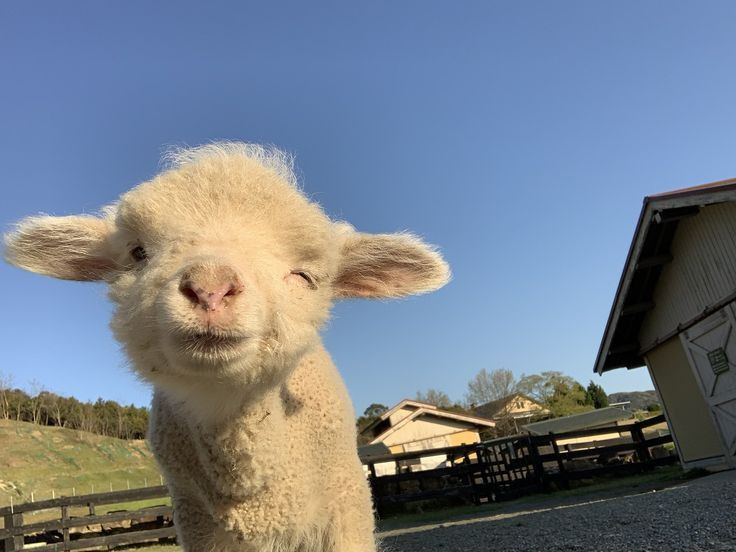
#> input picture foto8.jpeg, 736 x 552 px
$ python fft.py
#> lines starting #> are read from the running program, lines starting #| are printed output that depends on the picture
import cv2
import numpy as np
import matplotlib.pyplot as plt

# Baca gambar grayscale
img = cv2.imread('foto8.jpeg', 0)
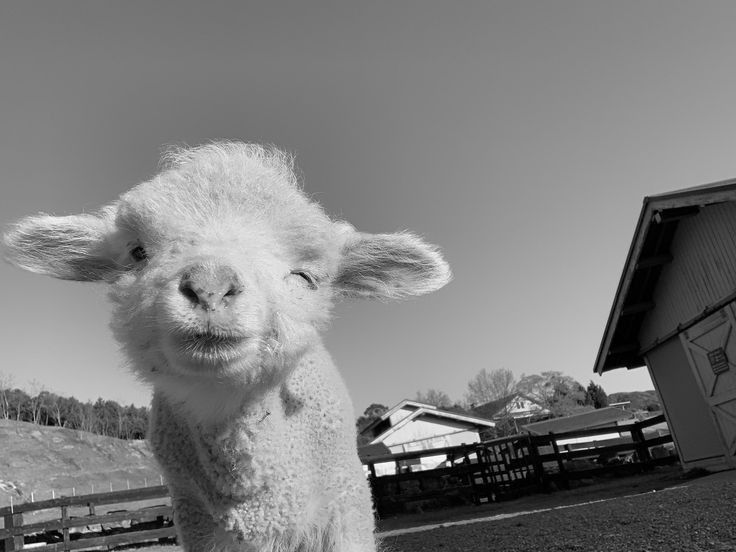
#> img: shape (552, 736); min 0, max 255, mean 125.3
# Lakukan FFT pada gambar
f = np.fft.fft2(img)
fshift = np.fft.fftshift(f)

# Hitung magnitudo spektrum frekuensi
magnitude_spectrum = 20 * np.log(np.abs(fshift))
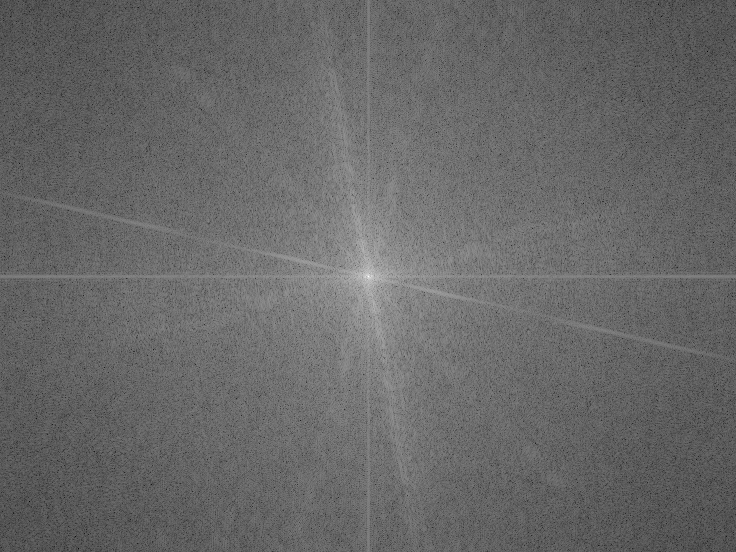
#> magnitude_spectrum: shape (552, 736) float64; min 26.76, max 354.9, mean 160.8; drawn with min black and max white

# Filter frekuensi rendah
rows, cols = img.shape
#> rows = 552; cols = 736
crow, ccol = rows // 2, cols // 2
#> crow = 276; ccol = 368
mask = np.zeros((rows, cols), np.uint8)
mask[crow-30:crow+30, ccol-30:ccol+30] = 1
fshift = fshift * mask

# Geser kembali nol frekuensi ke kiri atas
f_ishift = np.fft.ifftshift(fshift)

# Lakukan inverse FFT untuk mendapatkan gambar yang sudah difilter
img_back = np.fft.ifft2(f_ishift)
img_back = np.abs(img_back)
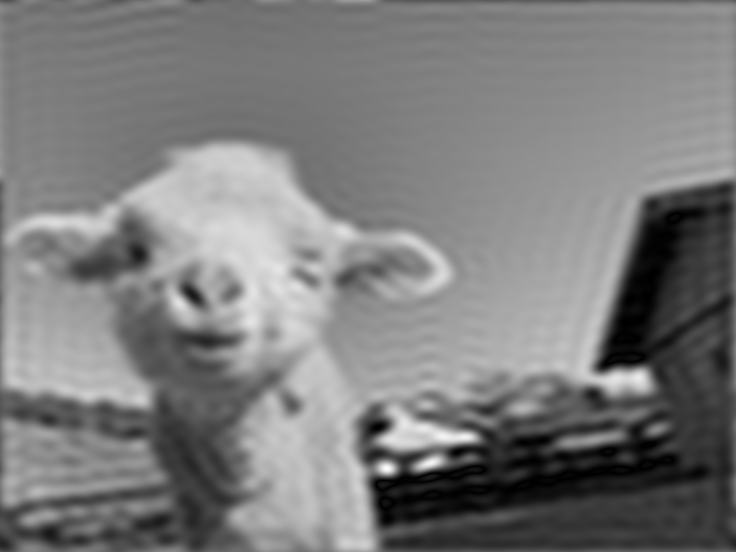
#> img_back: shape (552, 736) float64; min 0.0145, max 257.5, mean 125.4; drawn with min black and max white

# Tampilkan gambar asli, spektrum frekuensi, dan gambar hasil filter
plt.subplot(131), plt.imshow(img, cmap='gray')
plt.title('Input Image'), plt.xticks([]), plt.yticks([])
plt.subplot(132), plt.imshow(magnitude_spectrum, cmap='gray')
plt.title('Magnitude Spectrum'), plt.xticks([]), plt.yticks([])
plt.subplot(133), plt.imshow(img_back, cmap='gray')
plt.title('Image after HPF'), plt.xticks([]), plt.yticks([])
plt.show()
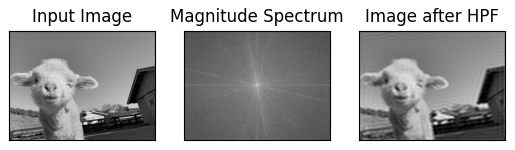
#> figure drawn by matplotlib, 3 panels

$ run again, with foto10.jpeg copied over foto8.jpeg
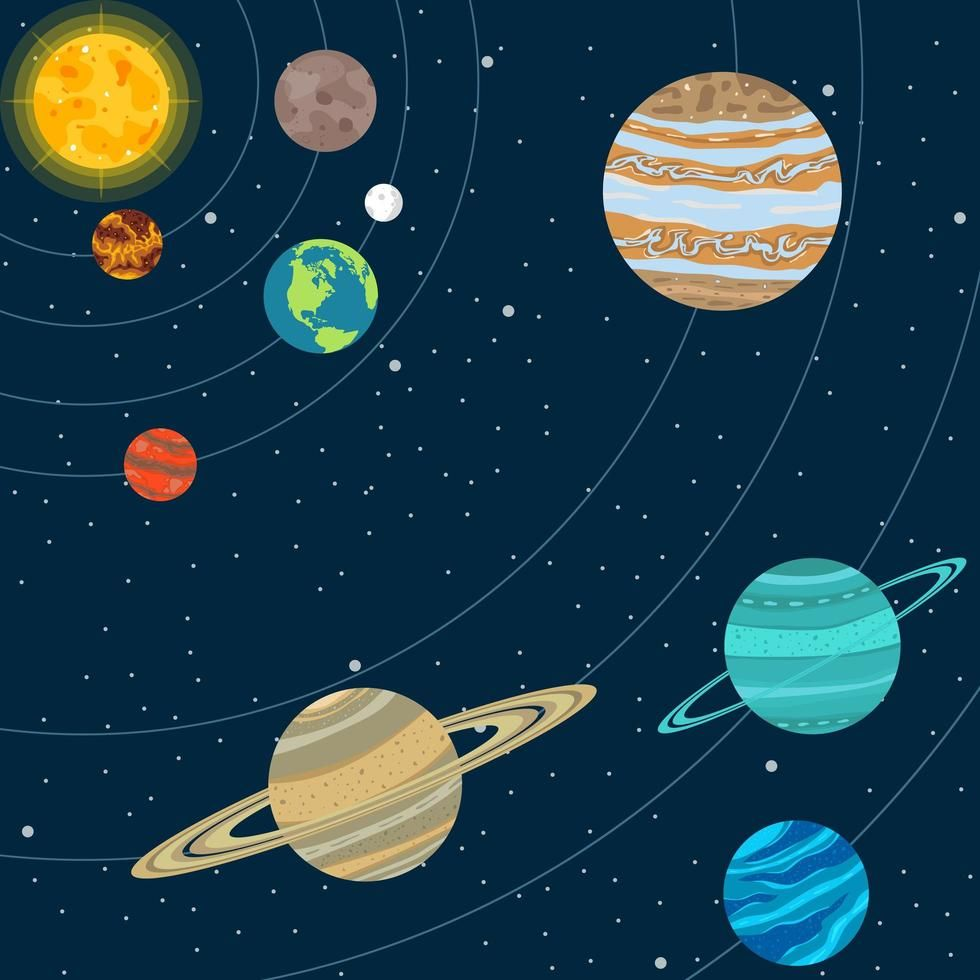
#> input picture foto10.jpeg, 980 x 980 px
#> `img_back = np.abs(img_back)`:
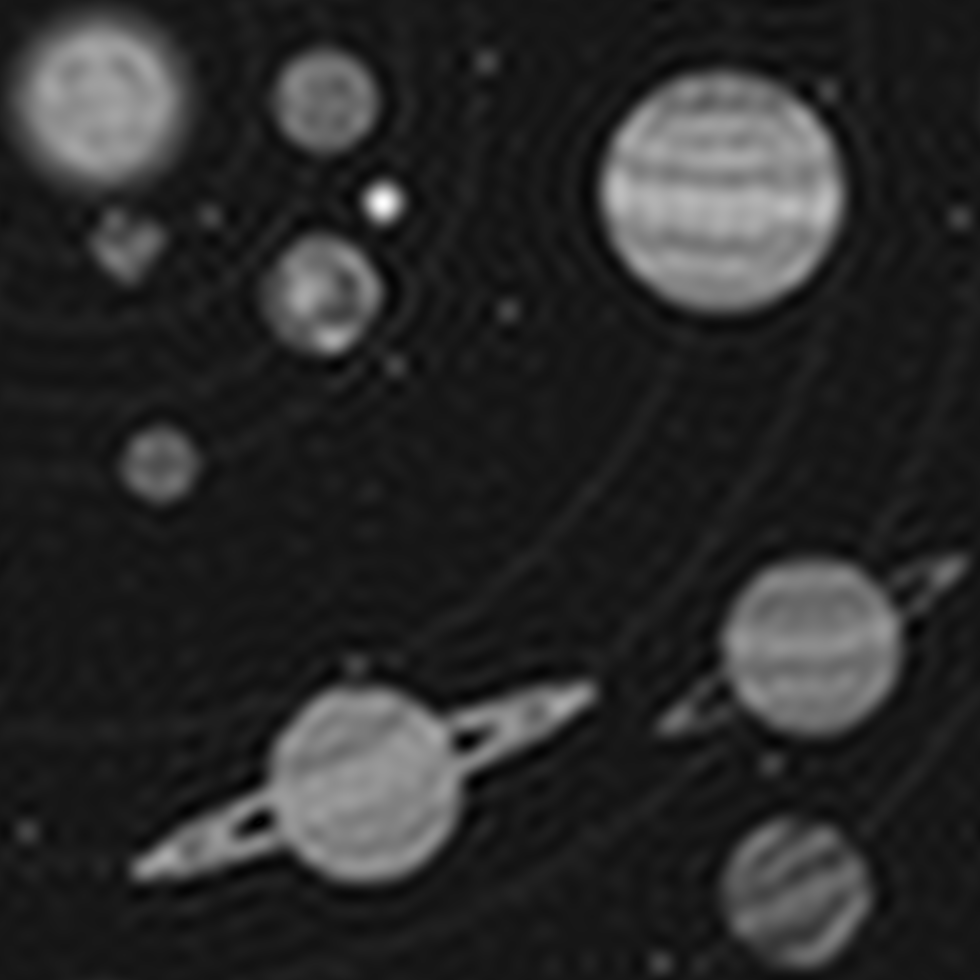
#> img_back: shape (980, 980) float64; min 0.946, max 322.2, mean 55.6; drawn with min black and max white
#> `plt.show()`:
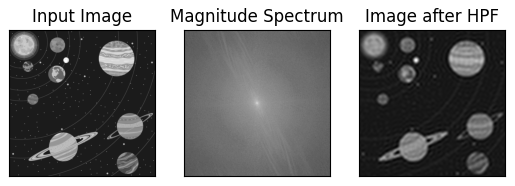
#> figure drawn by matplotlib, 3 panels
